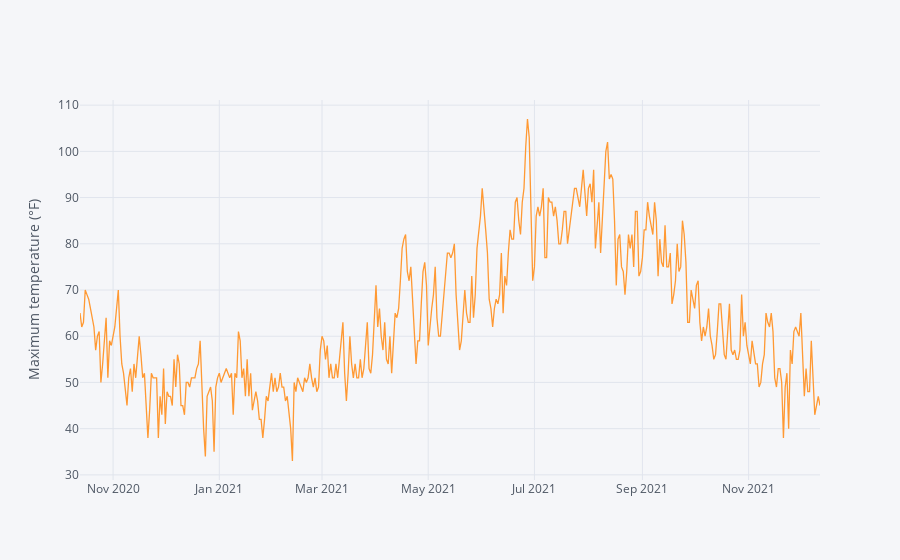

The cell this chart's notebook holds for it:
### Code cell
weather.iplot(y='TMAX', yTitle='Maximum temperature (\u00B0F)')

### Figure 1 — Plotly figure (JSON) as saved in the notebook; plotly's stock layout.template omitted (floating-point values rounded to 4 significant figures; data arrays with more than 128 entries replaced by an {"elided": "..."} marker saying what was removed)
{"data": [{"line": {"color": "rgba(255, 153, 51, 1.0)", "dash": "solid", "shape": "linear", "width": 1.3}, "mode": "lines", "name": "TMAX", "text": "", "type": "scatter", "x": {"elided": "424 str values"}, "y": {"elided": "424 mixed values"}}], "layout": {"legend": {"bgcolor": "#F5F6F9", "font": {"color": "#4D5663"}}, "paper_bgcolor": "#F5F6F9", "plot_bgcolor": "#F5F6F9", "title": {"font": {"color": "#4D5663"}}, "xaxis": {"gridcolor": "#E1E5ED", "showgrid": true, "tickfont": {"color": "#4D5663"}, "title": {"font": {"color": "#4D5663"}, "text": ""}, "zerolinecolor": "#E1E5ED"}, "yaxis": {"gridcolor": "#E1E5ED", "showgrid": true, "tickfont": {"color": "#4D5663"}, "title": {"font": {"color": "#4D5663"}, "text": "Maximum temperature (°F)"}, "zerolinecolor": "#E1E5ED"}}}
